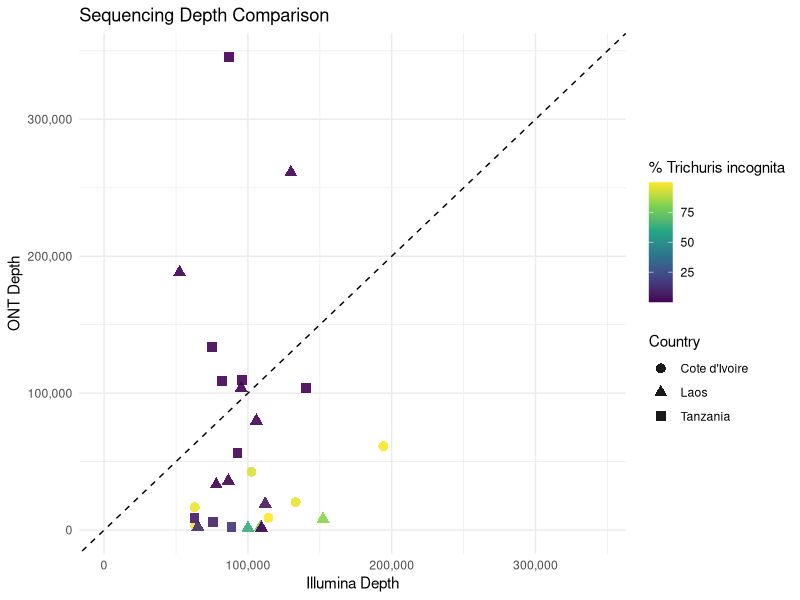

Recreate this plot in R.
# =========================================
# R Script: Comparison of ONT / Illumina sequencing depth from matched samples
# =========================================

library(tidyverse)
library(scales)

df <- read.delim("depth_EDI_Nat.txt", header = TRUE, sep = "\t")

max_depth <- max(c(df$illumina_depth, df$ONT_depth), na.rm = TRUE)

ggplot(df, aes(x = illumina_depth, y = ONT_depth, color = ONT_incognita_pct, shape = Country)) +
  geom_point(size = 3, alpha = 0.9) +
  
  geom_abline(slope = 1, intercept = 0, linetype = "dashed", color = "black") +
  
  scale_x_continuous(
    limits = c(0, max_depth),
    labels = label_comma()
  ) +
  scale_y_continuous(
    limits = c(0, max_depth),
    labels = label_comma()
  ) +
  
  # 🎨 nice continuous colour scale
  scale_color_viridis_c(
    name = "% Trichuris incognita",
    option = "viridis"
  ) +
  
  labs(
    title = "Sequencing Depth Comparison",
    x = "Illumina Depth",
    y = "ONT Depth"
  ) +
  theme_minimal()
